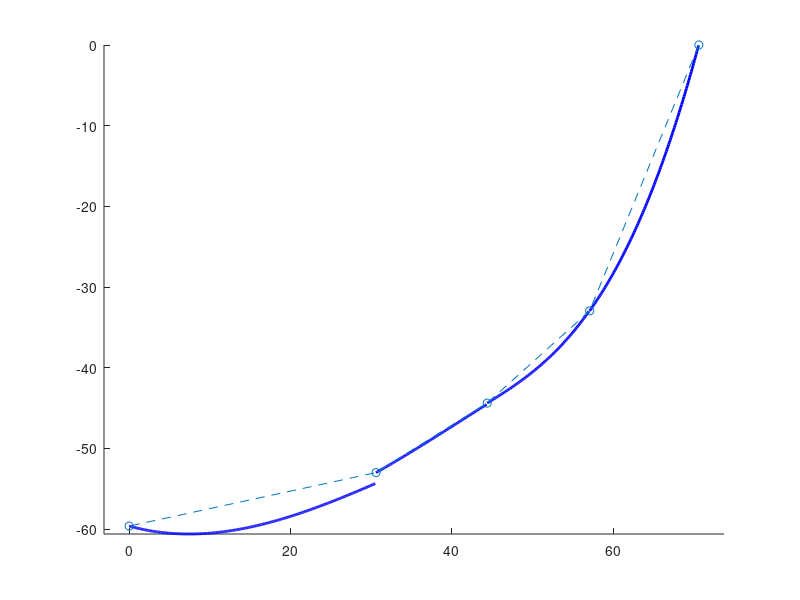

Source code (MATLAB):
t1 = 86.3/5.5;
t2 = pi/180;
x = [4.5*t1 4.2*t1*cos(-30*t2) 4*t1*cos(-45*t2) 3.9*t1*cos(60*t2) 0];
y = [0 4.2*t1*sin(-30*t2) 4*t1*sin(-45*t2) 3.9*t1*sin(-60*t2) -3.8*t1];
%cubic spline
pp = spline(x, y);
%from pp
x1 = (x(2):0.1:x(1));
eq1 = 0.0014*(x1-x(2)).^3+0.0573 *(+x1-x(2)).^2+1.4081*(x1-x(2))-32.9509;
x2 = (x(3):0.1:x(2));
eq2 = 0.0014 *(x2-x(3)).^3+0.0053*(x2-x(3)).^2+0.6130*(x2-x(3))-44.3806;
x3 = (x(4):0.1:x(3));
eq3 = -0.0002*(x3-x(4)).^3+0.0066*(x3-x(4)).^2+0.5637 *(x3-x(4))-52.9960;
x4 = (x(5):0.1:x(4));
eq4 = -0.0002*(x4-x(5)).^3+0.0208*(x4-x(5)).^2-0.2756*(x4-x(5))-59.6255;
figure
hold;
plot(x1, eq1, 'b','linewidth',2);
plot(x2, eq2,'b','linewidth',2);
plot(x3, eq3,'b','linewidth',2);
plot(x4, eq4,'b','linewidth',2);
plot(x, y,'o--');
axis equal

